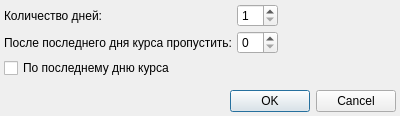
<?xml version="1.0" ?>
<ui version="4.0">
 <class>ExtendAppointmentNomenclatureDialog</class>
 <widget class="QDialog" name="ExtendAppointmentNomenclatureDialog">
  <property name="geometry">
   <rect>
    <x>0</x>
    <y>0</y>
    <width>400</width>
    <height>116</height>
   </rect>
  </property>
  <property name="windowTitle">
   <string>Продление назначения</string>
  </property>
  <layout class="QGridLayout" name="gridLayout">
   <property name="margin">
    <number>4</number>
   </property>
   <property name="spacing">
    <number>4</number>
   </property>
   <item column="0" row="3">
    <spacer name="verticalSpacer">
     <property name="orientation">
      <enum>Qt::Vertical</enum>
     </property>
     <property name="sizeHint" stdset="0">
      <size>
       <width>20</width>
       <height>40</height>
      </size>
     </property>
    </spacer>
   </item>
   <item colspan="2" column="0" row="2">
    <widget class="QCheckBox" name="chkLastDayCourse">
     <property name="text">
      <string>По последнему дню курса</string>
     </property>
    </widget>
   </item>
   <item column="0" row="1">
    <widget class="QLabel" name="lblSkipAfterLastDayCourse">
     <property name="text">
      <string>После последнего дня курса пропустить:</string>
     </property>
    </widget>
   </item>
   <item column="0" row="0">
    <widget class="QLabel" name="lblQuantityDay">
     <property name="text">
      <string>Количество дней:</string>
     </property>
    </widget>
   </item>
   <item column="1" row="0">
    <widget class="CSpinBox" name="edtQuantityDay">
     <property name="sizePolicy">
      <sizepolicy hsizetype="Maximum" vsizetype="Fixed">
       <horstretch>0</horstretch>
       <verstretch>0</verstretch>
      </sizepolicy>
     </property>
     <property name="minimum">
      <number>1</number>
     </property>
     <property name="value">
      <number>1</number>
     </property>
    </widget>
   </item>
   <item column="1" row="1">
    <widget class="CSpinBox" name="edtSkipAfterLastDayCourse">
     <property name="sizePolicy">
      <sizepolicy hsizetype="Maximum" vsizetype="Fixed">
       <horstretch>0</horstretch>
       <verstretch>0</verstretch>
      </sizepolicy>
     </property>
    </widget>
   </item>
   <item column="2" row="0">
    <spacer name="horizontalSpacer">
     <property name="orientation">
      <enum>Qt::Horizontal</enum>
     </property>
     <property name="sizeHint" stdset="0">
      <size>
       <width>40</width>
       <height>20</height>
      </size>
     </property>
    </spacer>
   </item>
   <item colspan="3" column="0" row="4">
    <widget class="QDialogButtonBox" name="buttonBox">
     <property name="orientation">
      <enum>Qt::Horizontal</enum>
     </property>
     <property name="standardButtons">
      <set>QDialogButtonBox::Cancel|QDialogButtonBox::Ok</set>
     </property>
    </widget>
   </item>
  </layout>
 </widget>
 <tabstops>
  <tabstop>edtQuantityDay</tabstop>
  <tabstop>edtSkipAfterLastDayCourse</tabstop>
  <tabstop>chkLastDayCourse</tabstop>
  <tabstop>buttonBox</tabstop>
 </tabstops>
 <resources/>
 <connections>
  <connection>
   <sender>buttonBox</sender>
   <signal>accepted()</signal>
   <receiver>ExtendAppointmentNomenclatureDialog</receiver>
   <slot>accept()</slot>
   <hints>
    <hint type="sourcelabel">
     <x>222</x>
     <y>281</y>
    </hint>
    <hint type="destinationlabel">
     <x>157</x>
     <y>274</y>
    </hint>
   </hints>
  </connection>
  <connection>
   <sender>buttonBox</sender>
   <signal>rejected()</signal>
   <receiver>ExtendAppointmentNomenclatureDialog</receiver>
   <slot>reject()</slot>
   <hints>
    <hint type="sourcelabel">
     <x>290</x>
     <y>287</y>
    </hint>
    <hint type="destinationlabel">
     <x>286</x>
     <y>274</y>
    </hint>
   </hints>
  </connection>
 </connections>
 <customwidgets>
  <customwidget>
   <class>CSpinBox</class>
   <extends>QSpinBox</extends>
   <header>library/SpinBox.h</header>
  </customwidget>
 </customwidgets>
</ui>
